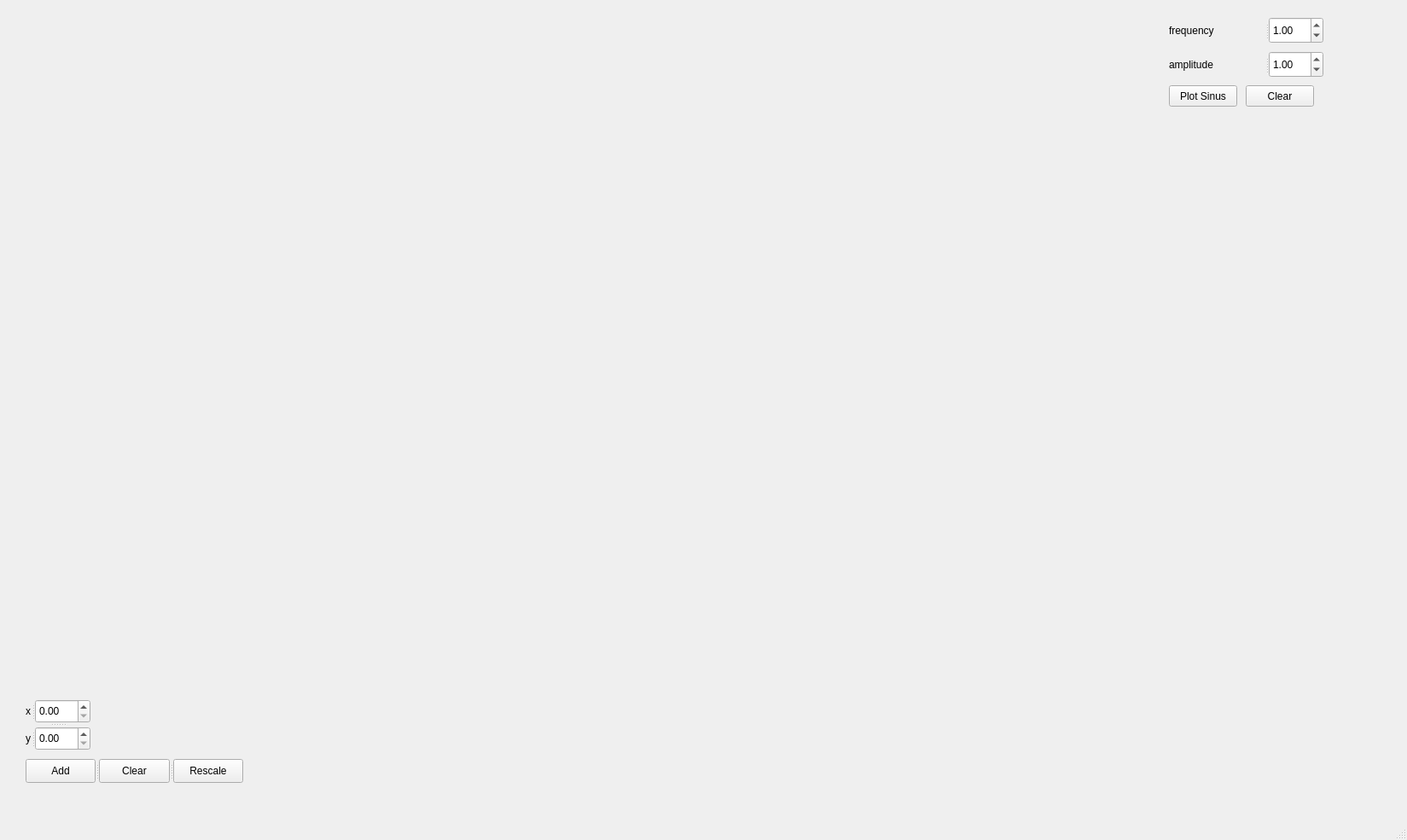
<?xml version="1.0" encoding="UTF-8"?>
<ui version="4.0">
 <class>MainWindow</class>
 <widget class="QMainWindow" name="MainWindow">
  <property name="geometry">
   <rect>
    <x>0</x>
    <y>0</y>
    <width>1649</width>
    <height>985</height>
   </rect>
  </property>
  <property name="windowTitle">
   <string>MainWindow</string>
  </property>
  <widget class="QWidget" name="centralwidget">
   <widget class="QCustomPlot" name="customPlot" native="true">
    <property name="geometry">
     <rect>
      <x>20</x>
      <y>10</y>
      <width>861</width>
      <height>801</height>
     </rect>
    </property>
    <property name="mouseTracking">
     <bool>false</bool>
    </property>
    <property name="locale">
     <locale language="English" country="UnitedStates"/>
    </property>
   </widget>
   <widget class="QPushButton" name="btn_plotSinus">
    <property name="geometry">
     <rect>
      <x>1370</x>
      <y>100</y>
      <width>80</width>
      <height>25</height>
     </rect>
    </property>
    <property name="text">
     <string>Plot Sinus</string>
    </property>
   </widget>
   <widget class="QPushButton" name="btn_clear_2">
    <property name="geometry">
     <rect>
      <x>1460</x>
      <y>100</y>
      <width>80</width>
      <height>25</height>
     </rect>
    </property>
    <property name="text">
     <string>Clear</string>
    </property>
   </widget>
   <widget class="QSplitter" name="splitter_6">
    <property name="geometry">
     <rect>
      <x>1370</x>
      <y>60</y>
      <width>181</width>
      <height>31</height>
     </rect>
    </property>
    <property name="orientation">
     <enum>Qt::Horizontal</enum>
    </property>
    <widget class="QLabel" name="lbl_amp">
     <property name="minimumSize">
      <size>
       <width>100</width>
       <height>0</height>
      </size>
     </property>
     <property name="text">
      <string>amplitude</string>
     </property>
    </widget>
    <widget class="QDoubleSpinBox" name="bx_amp">
     <property name="locale">
      <locale language="English" country="UnitedStates"/>
     </property>
     <property name="value">
      <double>1.000000000000000</double>
     </property>
    </widget>
   </widget>
   <widget class="QSplitter" name="splitter">
    <property name="geometry">
     <rect>
      <x>1370</x>
      <y>20</y>
      <width>181</width>
      <height>31</height>
     </rect>
    </property>
    <property name="orientation">
     <enum>Qt::Horizontal</enum>
    </property>
    <widget class="QLabel" name="lbl_freq">
     <property name="minimumSize">
      <size>
       <width>100</width>
       <height>0</height>
      </size>
     </property>
     <property name="text">
      <string>frequency</string>
     </property>
    </widget>
    <widget class="QDoubleSpinBox" name="bx_fb">
     <property name="locale">
      <locale language="English" country="UnitedStates"/>
     </property>
     <property name="value">
      <double>1.000000000000000</double>
     </property>
    </widget>
   </widget>
   <widget class="QSplitter" name="splitter_4">
    <property name="geometry">
     <rect>
      <x>30</x>
      <y>890</y>
      <width>255</width>
      <height>28</height>
     </rect>
    </property>
    <property name="orientation">
     <enum>Qt::Horizontal</enum>
    </property>
    <widget class="QPushButton" name="btn_add">
     <property name="text">
      <string>Add</string>
     </property>
    </widget>
    <widget class="QPushButton" name="btn_clear">
     <property name="text">
      <string>Clear</string>
     </property>
    </widget>
    <widget class="QPushButton" name="btn_rescale">
     <property name="text">
      <string>Rescale</string>
     </property>
    </widget>
   </widget>
   <widget class="QSplitter" name="splitter_5">
    <property name="geometry">
     <rect>
      <x>30</x>
      <y>820</y>
      <width>76</width>
      <height>60</height>
     </rect>
    </property>
    <property name="orientation">
     <enum>Qt::Vertical</enum>
    </property>
    <widget class="QSplitter" name="splitter_2">
     <property name="orientation">
      <enum>Qt::Horizontal</enum>
     </property>
     <widget class="QLabel" name="label">
      <property name="text">
       <string>x</string>
      </property>
     </widget>
     <widget class="QDoubleSpinBox" name="bx_x"/>
    </widget>
    <widget class="QSplitter" name="splitter_3">
     <property name="orientation">
      <enum>Qt::Horizontal</enum>
     </property>
     <widget class="QLabel" name="label_2">
      <property name="text">
       <string>y</string>
      </property>
     </widget>
     <widget class="QDoubleSpinBox" name="bx_y"/>
    </widget>
   </widget>
  </widget>
  <widget class="QMenuBar" name="menubar">
   <property name="geometry">
    <rect>
     <x>0</x>
     <y>0</y>
     <width>1649</width>
     <height>30</height>
    </rect>
   </property>
  </widget>
  <widget class="QStatusBar" name="statusbar"/>
 </widget>
 <customwidgets>
  <customwidget>
   <class>QCustomPlot</class>
   <extends>QWidget</extends>
   <header>qcustomplot.h</header>
   <container>1</container>
  </customwidget>
 </customwidgets>
 <resources/>
 <connections/>
</ui>
